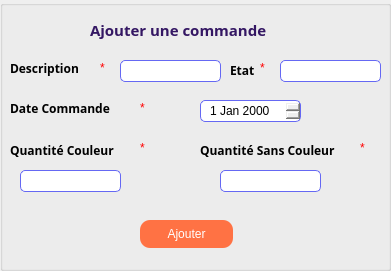
    <widget class="QGroupBox" name="groupBox">
     <property name="geometry">
      <rect>
       <x>10</x>
       <y>10</y>
       <width>391</width>
       <height>271</height>
      </rect>
     </property>
     <property name="styleSheet">
      <string notr="true">#groupBox{
background-color:white;
}</string>
     </property>
     <property name="title">
      <string/>
     </property>
     <widget class="QLineEdit" name="lineEdit">
      <property name="geometry">
       <rect>
        <x>120</x>
        <y>60</y>
        <width>101</width>
        <height>22</height>
       </rect>
      </property>
      <property name="styleSheet">
       <string notr="true">border:1px solid #6568f3;
padding-left:7px;
border-radius:5px;</string>
      </property>
     </widget>
     <widget class="QLabel" name="label">
      <property name="geometry">
       <rect>
        <x>10</x>
        <y>60</y>
        <width>81</width>
        <height>16</height>
       </rect>
      </property>
      <property name="font">
       <font>
        <family>Montserrat ExtraBold</family>
        <weight>75</weight>
        <bold>true</bold>
       </font>
      </property>
      <property name="mouseTracking">
       <bool>true</bool>
      </property>
      <property name="text">
       <string>Description</string>
      </property>
     </widget>
     <widget class="QDateEdit" name="dateEdit">
      <property name="geometry">
       <rect>
        <x>200</x>
        <y>100</y>
        <width>101</width>
        <height>22</height>
       </rect>
      </property>
      <property name="styleSheet">
       <string notr="true">border:1px solid #6568f3;
padding-left:7px;
border-radius:5px;</string>
      </property>
     </widget>
     <widget class="QLabel" name="label_2">
      <property name="geometry">
       <rect>
        <x>10</x>
        <y>100</y>
        <width>121</width>
        <height>16</height>
       </rect>
      </property>
      <property name="font">
       <font>
        <family>Montserrat ExtraBold</family>
        <weight>75</weight>
        <bold>true</bold>
       </font>
      </property>
      <property name="text">
       <string>Date Commande</string>
      </property>
     </widget>
     <widget class="QLabel" name="label_3">
      <property name="geometry">
       <rect>
        <x>230</x>
        <y>60</y>
        <width>51</width>
        <height>20</height>
       </rect>
      </property>
      <property name="font">
       <font>
        <family>Montserrat ExtraBold</family>
        <weight>75</weight>
        <bold>true</bold>
       </font>
      </property>
      <property name="text">
       <string>Etat</string>
      </property>
     </widget>
     <widget class="QLabel" name="label_4">
      <property name="geometry">
       <rect>
        <x>10</x>
        <y>140</y>
        <width>141</width>
        <height>20</height>
       </rect>
      </property>
      <property name="font">
       <font>
        <family>Montserrat ExtraBold</family>
        <weight>75</weight>
        <bold>true</bold>
       </font>
      </property>
      <property name="text">
       <string>Quantité Couleur</string>
      </property>
     </widget>
     <widget class="QLabel" name="label_5">
      <property name="geometry">
       <rect>
        <x>200</x>
        <y>140</y>
        <width>191</width>
        <height>20</height>
       </rect>
      </property>
      <property name="font">
       <font>
        <family>Montserrat ExtraBold</family>
        <weight>75</weight>
        <bold>true</bold>
       </font>
      </property>
      <property name="text">
       <string>Quantité Sans Couleur</string>
      </property>
     </widget>
     <widget class="QPushButton" name="valider">
      <property name="geometry">
       <rect>
        <x>140</x>
        <y>220</y>
        <width>93</width>
        <height>28</height>
       </rect>
      </property>
      <property name="styleSheet">
       <string notr="true">#valider{
color:white;
background-color:#FF7244;
border-radius:10px;

}

#valider:hover{
background-color:#6568F3;
border-radius:10px;

}
</string>
      </property>
      <property name="text">
       <string>Ajouter</string>
      </property>
     </widget>
     <widget class="QLabel" name="label_6">
      <property name="geometry">
       <rect>
        <x>90</x>
        <y>20</y>
        <width>251</width>
        <height>20</height>
       </rect>
      </property>
      <property name="font">
       <font>
        <family>Montserrat ExtraBold</family>
        <pointsize>-1</pointsize>
        <weight>75</weight>
        <bold>true</bold>
       </font>
      </property>
      <property name="styleSheet">
       <string notr="true">color:#341763;
font-size:15px;</string>
      </property>
      <property name="text">
       <string>Ajouter une commande</string>
      </property>
     </widget>
     <widget class="QLabel" name="label_7">
      <property name="geometry">
       <rect>
        <x>100</x>
        <y>60</y>
        <width>56</width>
        <height>16</height>
       </rect>
      </property>
      <property name="styleSheet">
       <string notr="true">color:red;</string>
      </property>
      <property name="text">
       <string>*</string>
      </property>
     </widget>
     <widget class="QLabel" name="label_8">
      <property name="geometry">
       <rect>
        <x>260</x>
        <y>60</y>
        <width>56</width>
        <height>16</height>
       </rect>
      </property>
      <property name="styleSheet">
       <string notr="true">color:red;</string>
      </property>
      <property name="text">
       <string>*</string>
      </property>
     </widget>
     <widget class="QLineEdit" name="lineEdit_6">
      <property name="geometry">
       <rect>
        <x>280</x>
        <y>60</y>
        <width>101</width>
        <height>22</height>
       </rect>
      </property>
      <property name="styleSheet">
       <string notr="true">border:1px solid #6568f3;
padding-left:7px;
border-radius:5px;</string>
      </property>
     </widget>
     <widget class="QLabel" name="label_9">
      <property name="geometry">
       <rect>
        <x>140</x>
        <y>100</y>
        <width>56</width>
        <height>16</height>
       </rect>
      </property>
      <property name="styleSheet">
       <string notr="true">color:red;</string>
      </property>
      <property name="text">
       <string>*</string>
      </property>
     </widget>
     <widget class="QLabel" name="label_10">
      <property name="geometry">
       <rect>
        <x>140</x>
        <y>140</y>
        <width>56</width>
        <height>16</height>
       </rect>
      </property>
      <property name="styleSheet">
       <string notr="true">color:red;</string>
      </property>
      <property name="text">
       <string>*</string>
      </property>
     </widget>
     <widget class="QLineEdit" name="lineEdit_2">
      <property name="geometry">
       <rect>
        <x>20</x>
        <y>170</y>
        <width>101</width>
        <height>22</height>
       </rect>
      </property>
      <property name="styleSheet">
       <string notr="true">border:1px solid #6568f3;
padding-left:7px;
border-radius:5px;</string>
      </property>
     </widget>
     <widget class="QLineEdit" name="lineEdit_7">
      <property name="geometry">
       <rect>
        <x>220</x>
        <y>170</y>
        <width>101</width>
        <height>22</height>
       </rect>
      </property>
      <property name="styleSheet">
       <string notr="true">border:1px solid #6568f3;
padding-left:7px;
border-radius:5px;</string>
      </property>
     </widget>
     <widget class="QLabel" name="label_11">
      <property name="geometry">
       <rect>
        <x>360</x>
        <y>140</y>
        <width>56</width>
        <height>16</height>
       </rect>
      </property>
      <property name="styleSheet">
       <string notr="true">color:red;</string>
      </property>
      <property name="text">
       <string>*</string>
      </property>
     </widget>
    </widget>
